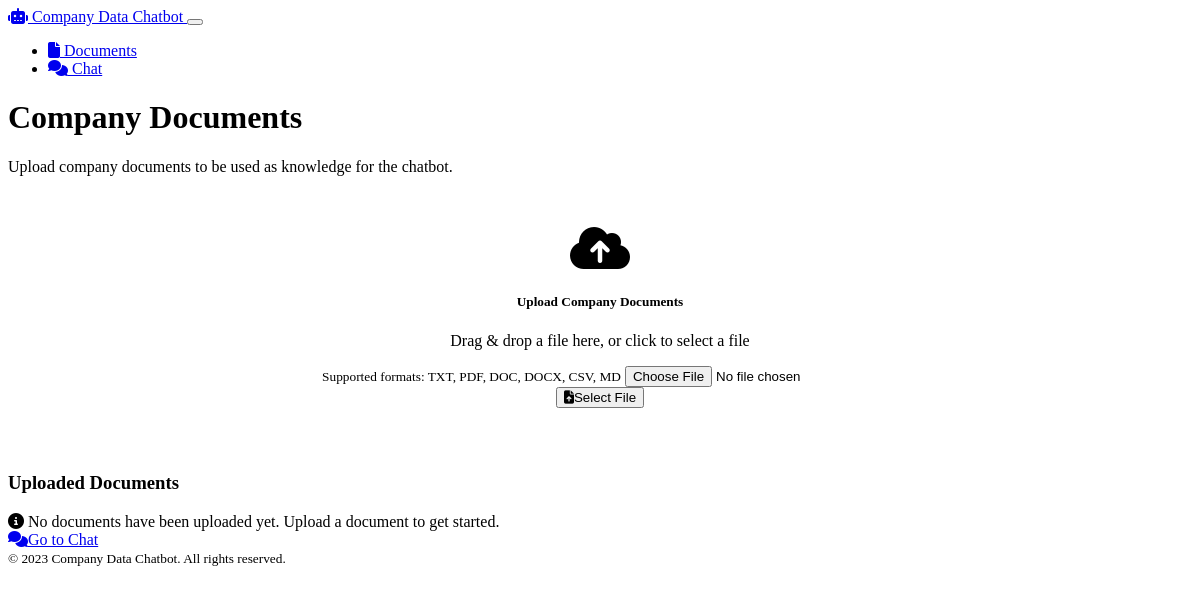
Before: / with the older database file.
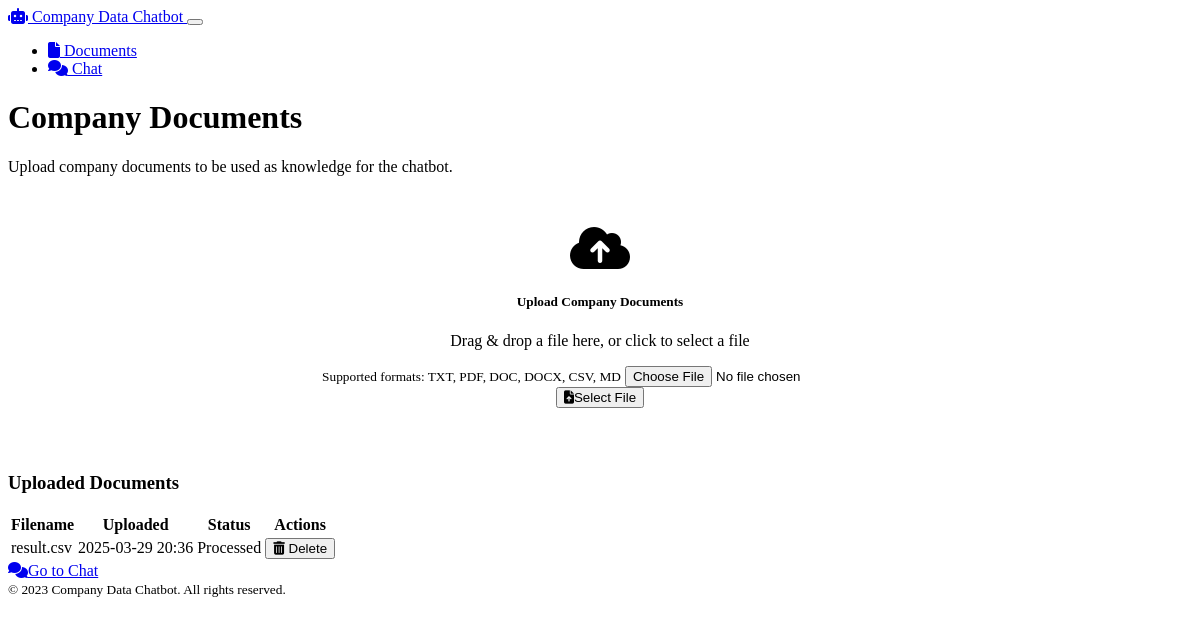
After: the same page with the newer database file.
### models.py (models this page shows, shortened)
class Document(db.Model):
    id = db.Column(db.Integer, primary_key=True)
    filename = db.Column(db.String(255), nullable=False)
    file_path = db.Column(db.String(255), nullable=False)
    content_type = db.Column(db.String(50), nullable=False)
    uploaded_at = db.Column(db.DateTime, default=datetime.utcnow)
    processed = db.Column(db.Boolean, default=False)

### routes.py (the view)
@app.route('/')
def index():
    documents = Document.query.all()
    return render_template('index.html', documents=documents)

### routes.py (called while the page is built)
@app.before_request
def ensure_session():
    if 'session_id' not in session:
        session['session_id'] = str(uuid.uuid4())

### templates/index.html (shortened to what this page needs)
{% extends 'base.html' %}
{% block content %}
<div class="row">
    <div class="col-md-12">
        <h1 class="mb-4">Company Documents</h1>
        <p>Upload company documents to be used as knowledge for the chatbot.</p>
        <div class="file-upload-container">
            <form action="{{ url_for('upload_file') }}" method="post" enctype="multipart/form-data">
                <div class="mb-3">
                    <label for="file" class="form-label">
                        <i class="fas fa-cloud-upload-alt fa-3x mb-3"></i>
                        <h5>Upload Company Documents</h5>
                        <p>Drag & drop a file here, or click to select a file</p>
                        <small class="text-muted">Supported formats: TXT, PDF, DOC, DOCX, CSV, MD</small>
                    </label>
                    <input type="file" class="form-control d-none" id="file" name="file" onchange="this.form.submit()">
                </div>
                <button type="button" class="btn btn-primary" onclick="document.getElementById('file').click()">
                    <i class="fas fa-file-upload me-2"></i>Select File
                </button>
            </form>
        </div>
        <div class="file-list">
            <h3>Uploaded Documents</h3>
            {% if documents %}
                <div class="table-responsive">
                    <table class="table table-striped">
                        <thead>
                            <tr>
                                <th>Filename</th>
                                <th>Uploaded</th>
                                <th>Status</th>
                                <th>Actions</th>
                            </tr>
                        </thead>
                        <tbody>
                            {% for document in documents %}
                                <tr>
                                    <td>{{ document.filename }}</td>
                                    <td>{{ document.uploaded_at.strftime('%Y-%m-%d %H:%M') }}</td>
                                    <td>
                                        {% if document.processed %}
                                            <span class="badge bg-success">Processed</span>
                                        {% else %}
                                            <span class="badge bg-warning">Processing</span>
                                        {% endif %}
                                    </td>
                                    <td>
                                        <form action="{{ url_for('delete_document', document_id=document.id) }}" method="post" class="d-inline">
                                            <button type="submit" class="btn btn-sm btn-danger" onclick="return confirm('Are you sure you want to delete this document?')">
                                                <i class="fas fa-trash-alt"></i> Delete
                                            </button>
                                        </form>
                                    </td>
                                </tr>
                            {% endfor %}
                        </tbody>
                    </table>
                </div>
            {% else %}
                <div class="alert alert-info">
                    <i class="fas fa-info-circle me-2"></i>
                    No documents have been uploaded yet. Upload a document to get started.
                </div>
            {% endif %}
        </div>
        <div class="mt-4">
            <a href="{{ url_for('chat') }}" class="btn btn-primary">
                <i class="fas fa-comments me-2"></i>Go to Chat
            </a>
        </div>
    </div>
</div>
{% endblock %}

### templates/base.html (shortened to what this page needs)
<!DOCTYPE html>
<html lang="en" data-bs-theme="dark">
<head>
    <link href="https://cdn.replit.com/agent/bootstrap-agent-dark-theme.min.css" rel="stylesheet">
    <link href="{{ url_for('static', filename='css/custom.css') }}" rel="stylesheet">
    <link href="https://cdnjs.cloudflare.com/ajax/libs/font-awesome/6.4.0/css/all.min.css" rel="stylesheet">
</head>
<body>
    <nav class="navbar navbar-expand-lg navbar-dark bg-dark">
        <div class="container">
            <a class="navbar-brand" href="{{ url_for('index') }}">
                <i class="fas fa-robot me-2"></i>
                Company Data Chatbot
            </a>
            <button class="navbar-toggler" type="button" data-bs-toggle="collapse" data-bs-target="#navbarNav" aria-controls="navbarNav" aria-expanded="false" aria-label="Toggle navigation">
            </button>
            <div class="collapse navbar-collapse" id="navbarNav">
                <ul class="navbar-nav ms-auto">
                    <li class="nav-item">
                        <a class="nav-link {% if request.path == url_for('index') %}active{% endif %}" href="{{ url_for('index') }}">
                            <i class="fas fa-file me-1"></i> Documents
                        </a>
                    </li>
                    <li class="nav-item">
                        <a class="nav-link {% if request.path == url_for('chat') %}active{% endif %}" href="{{ url_for('chat') }}">
                            <i class="fas fa-comments me-1"></i> Chat
                        </a>
                    </li>
                </ul>
            </div>
        </div>
    </nav>
    <div class="container mt-4">
        {% block content %}{% endblock %}
    </div>
    <footer class="mt-5 py-3 bg-dark text-center text-light">
        <div class="container">
            <small>&copy; 2023 Company Data Chatbot. All rights reserved.</small>
        </div>
    </footer>
</body>
</html>

### static/css/custom.css (style rules this page uses)
.file-upload-container { border: 2px dashed var(--bs-secondary); border-radius: 0.25rem; padding: 2rem; text-align: center; margin-bottom: 2rem; }
.file-list { margin-top: 2rem; }

Changed rows visible on the page:
added Document: filename "result.csv", uploaded_at "2025-03-29 20:36", processed "Processed"
Other visible differences:
text no longer shown: "No documents have been uploaded yet. Upload a document to get started."
text now shown: "Filename Uploaded Status Actions"
